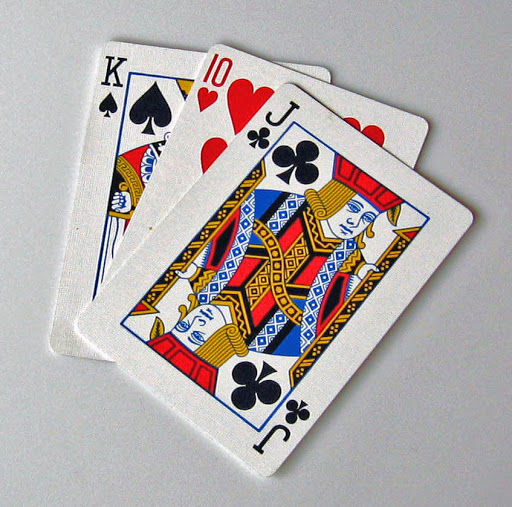
#> input picture OpenCV starter/Resources/cardsImg.jpg, 512 x 507 px, given in place of the camera
$ python main.py
#> lines starting #> are read from the running program, lines starting #| are printed output that depends on the picture; after the words box and inside, x2 and y2 are one past the last pixel; in counts of white or black regions, pixels touching at a corner belong together
#> further down, img is the input picture: shape (507, 512, 3); mean B, G, R 169.5, 171.3, 179.2
import cv2
import numpy as np
############## code is done with the help of previous 9 chapters ######
cap = cv2.VideoCapture(0)
cap.set(3,640) # width id =3
cap.set(4,480) # height id=4
cap.set(10,150) # brightness id=10

myColors = [[19,189,0,32,255,255], #yellow
            [171,149,0,179,255,255],#red
            [106,64,205,139,146,255]]    #purple


def findColor(img,myColors):

    imgHSV = cv2.cvtColor(img, cv2.COLOR_BGR2HSV)
#> imgHSV: shape (507, 512, 3); mean H, S, V 84, 36.8, 185.1
    for color in myColors:
        lower = np.array(color[0:3])
        upper = np.array(color[3:6])
        mask = cv2.inRange(imgHSV,lower,upper)
        x,y= getContours(mask)
#> this loop made 3 passes
#> (x, y) on passes 1 to 2: (331, 180), (250, 81)
#> (contours in getContours, x, y) on pass 3: (254 contours, all with area under 20, 0, 0)
#> pass 1, in findColor, `mask = cv2.inRange(imgHSV,lower,upper)`:
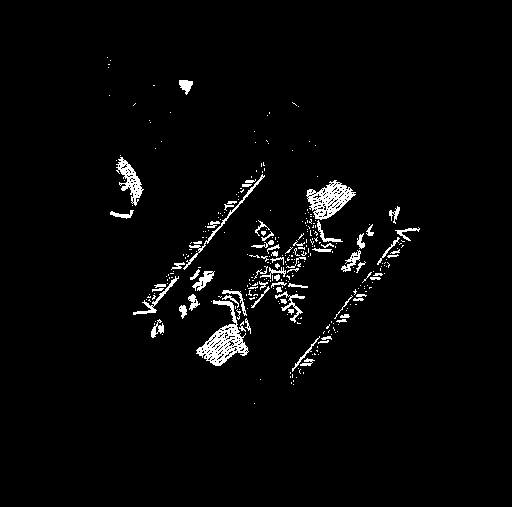
#> mask: shape (507, 512); 2.8% white in thin lines or dots, all inside (x1, y1, x2, y2) = (107, 57, 420, 404)
#> pass 2, in findColor, `mask = cv2.inRange(imgHSV,lower,upper)`:
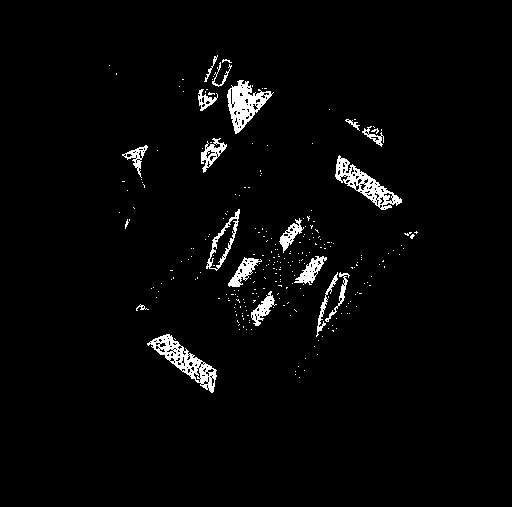
#> mask: shape (507, 512); 2.8% white; 259 white regions (240 under 20 px), largest, box (x1, y1, x2, y2) and area: (147, 334, 217, 393) 1166, (227, 80, 274, 134) 1102, (335, 155, 402, 210) 1062
#> pass 3, in findColor, `mask = cv2.inRange(imgHSV,lower,upper)`:
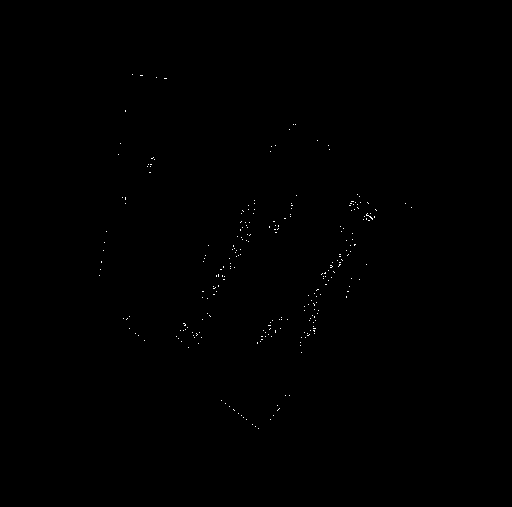
#> mask: shape (507, 512); 0.14% white in thin lines or dots, all inside (x1, y1, x2, y2) = (99, 74, 412, 429)
    cv2.circle(imgResult,(x,y),10,(255,0,0),cv2.FILLED)
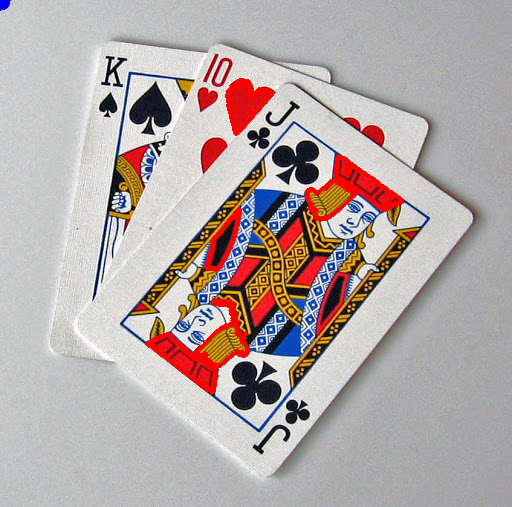
#> imgResult: shape (507, 512, 3); 1.92% of pixels changed, all inside (x1, y1, x2, y2) = (0, 0, 404, 395)
        #cv2.imshow(str(color[0]), mask)

def getContours(img):
    contours,hierarchy = cv2.findContours(img,cv2.RETR_EXTERNAL,cv2.CHAIN_APPROX_NONE)
    x,y,w,h=0,0,0,0
    for cnt in contours:
        area = cv2.contourArea(cnt)

        if area > 500: # to ignore dots lines (noise) etc
            cv2.drawContours(imgResult,cnt,-1,(0,0,255),3) # -1 index to draw all shapes
            peri=cv2.arcLength(cnt,True) # true bcz shape is closed
            approx=cv2.approxPolyDP(cnt,0.02*peri,True) # to approx corner points
            x, y, w, h = cv2.boundingRect(approx)
    return x+w//2,y

while True:
    success, img = cap.read()
    imgResult = img.copy()
    findColor(img,myColors)
    cv2.imshow("Cam", imgResult)
    if cv2.waitKey(1) & 0xFF == ord('q'):
#> (key q is pressed here)
        break
